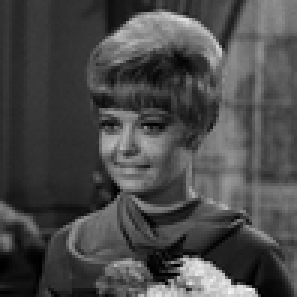
%> input picture lab4/fig/Girl.bmp, 99 x 99 px, shrunk from 256 x 256 before the run (shown 3 times larger)
$ octave test4.m   (GNU Octave 9; MATLAB toolbox functions it lacks are replaced by stand-ins)
%> lines starting %> are read from the running program, lines starting %| are printed output that depends on the picture
% 读取图像
image1 = imread("/home/ubuntu/Downloads/matlab/lab4/fig/Girl.bmp");
%> image1 is the input picture: size 99x99 uint8; min 0, max 245, mean 73.6

% 添加椒盐噪声
image11 = imnoise(image1, 'salt & pepper', 0.03);
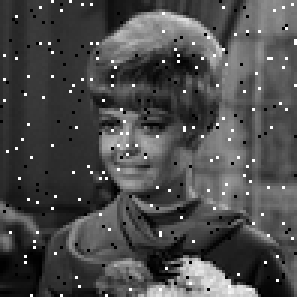
%> image11: size 99x99 uint8 (shown 3 times larger); min 0, max 255, mean 75.4

% 添加高斯噪声 , mu=0, sigma=0.1
image12 = imnoise(image1, 'gaussian', 0, 0.03);
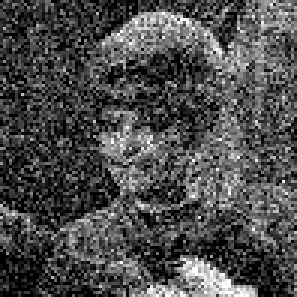
%> image12: size 99x99 uint8 (shown 3 times larger); min 0, max 255, mean 76.4

% rect1
M = size(image1, 1);
%> M = 99
N = size(image1, 2);
%> N = 99
D0 = 40;
% 设计滤波器
ideal = get_filter(1, M, N, D0, 2, 0);
btw = get_filter(2, M, N, D0, 2, 0);
gaussion = get_filter(3, M, N, D0, 2, 0);

% 进行滤波，椒盐噪声
output_1_ideal = freqfilter(image11, ideal);
output_1_btw = freqfilter(image11, btw);
output_1_gaussion = freqfilter(image11, gaussion);
% 进行滤波，高斯噪声
output_2_ideal = freqfilter(image12, ideal);
output_2_btw = freqfilter(image12, btw);
output_2_gaussion = freqfilter(image12, gaussion);

% 显示结果
figure;
subplot(2, 5, [1,6]); imshow(image1); title('原始图像1');

subplot(2, 5, 2); imshow(output_1_ideal, []); title('理想低通滤波器');
subplot(2, 5, 3); imshow(output_1_btw, []); title('巴特沃斯低通滤波器');
subplot(2, 5, 4); imshow(output_1_gaussion, []); title('高斯低通滤波器');
subplot(2, 5, 5); imshow(image11, []); title('椒盐噪声');

subplot(2, 5, 7); imshow(output_2_ideal, []); title('理想低通滤波器');
subplot(2, 5, 8); imshow(output_2_btw, []); title('巴特沃斯低通滤波器');
subplot(2, 5, 9); imshow(output_2_gaussion, []); title('高斯低通滤波器');
subplot(2, 5, 10); imshow(image12, []); title('高斯噪声');


set(gcf, 'Position', get(0,'Screensize')); % 使图形窗口最大化
% 保存
filename = '/home/ubuntu/Downloads/matlab/lab4/fig/';
saveas(gcf, [filename 'test4.png']);


function H = get_filter(type, M, N, D0, n, check)
    % 为M*N大小的图像生成一个滤波器
    % type: 滤波器类型
    % 1- idea
    % 2- Butterworth
    % 3- Gaussian
    % D0: 截止频率
    % n: 指数/阶数
    % check: 是否显示滤波器，用于展示
    [U,V] = meshgrid(-N/2:N/2-1,-M/2:M/2-1); %构建坐标,默认已经将频域的中心移到矩阵的中心
    D = hypot(U,V);%计算中心偏移距离

    % Generate filter based on type
    switch type
        case 1
            H = D <= D0;
        case 2
            if n == 0
                error('The order of Butterworth filter cannot be 0.');
            end
            H = 1./(1 + (D./D0).^(2*n));
        case 3
            H = exp(-(D./D0).^n);
        otherwise
            error('Unsupported filter type.');
    end

    if check
        % Normalize filter to range [0, 1]
        H = H / max(H(:));
        % Create a 2D filter
        % H = H .* (H > 0.01); % Apply threshold to filter
        % Display filter if check is true
        figure;
        imshow(H, []);
        title(['Filter Type: ', num2str(type)]);
        colormap(gray);
        colorbar;
    end
    % return H;
end

function output = freqfilter(img, H)
    % 傅里叶变换并且将频谱移到中心
    F = fft2(img);
    F = fftshift(F);

    % 对每一个点进行滤波检查操作，等价于执行get_filter函数对对应点规定的函数
    G = F .* H;

    % 将频谱移回原点并且进行反傅里叶变换
    G = ifftshift(G);
    output = abs(ifft2(G));
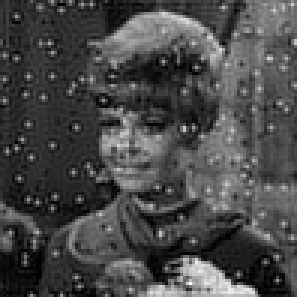
%> output: size 99x99 double (shown 3 times larger); min 0.216, max 263, mean 75.6; drawn with min black and max white
%> in freqfilter (call 3), `output = abs(ifft2(G));`:
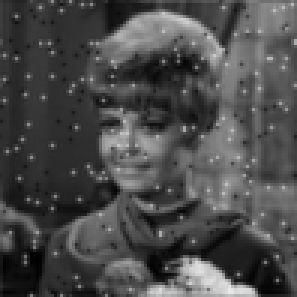
%> output: size 99x99 double (shown 3 times larger); min 0.575, max 232.8, mean 75.4
%> in freqfilter (call 4), `output = abs(ifft2(G));`:
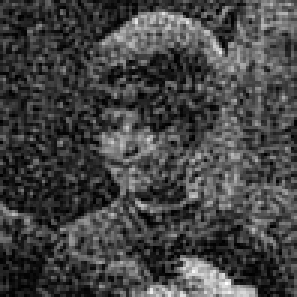
%> output: size 99x99 double (shown 3 times larger); min 0.195, max 286, mean 77; drawn with min black and max white
%> in freqfilter (call 5), `output = abs(ifft2(G));`:
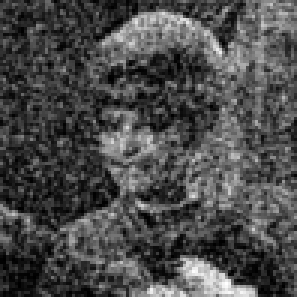
%> output: size 99x99 double (shown 3 times larger); min 0.264, max 258.8, mean 76.4; drawn with min black and max white
end

$ run again, with lab4/fig/pout.bmp copied over lab4/fig/Girl.bmp
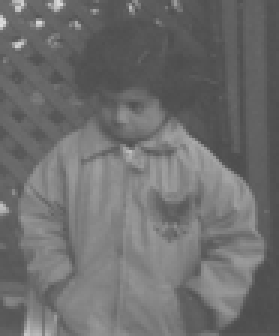
%> input picture lab4/fig/pout.bmp, 93 x 112 px, shrunk from 240 x 291 before the run (shown 3 times larger)
%> image1 is the input picture: size 112x93x3 uint8; min 76, max 222, mean 110.2
%> `image12 = imnoise(image1, 'gaussian', 0, 0.03);`:
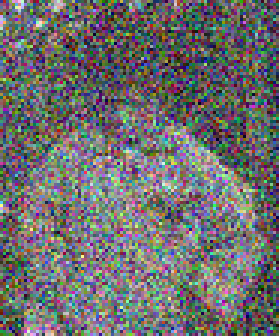
%> image12: size 112x93x3 uint8 (shown 3 times larger); mean R, G, B 110.2, 109.9, 110.6
%> in freqfilter (call 5), `output = abs(ifft2(G));`:
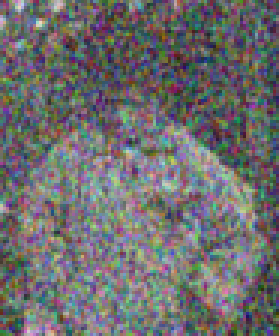
%> output: size 112x93x3 double (shown 3 times larger); mean R, G, B 110.2, 109.9, 110.6; mean of the top-left, top-right, bottom-left and bottom-right quarters 103.6, 94.7, 124, 118.8
